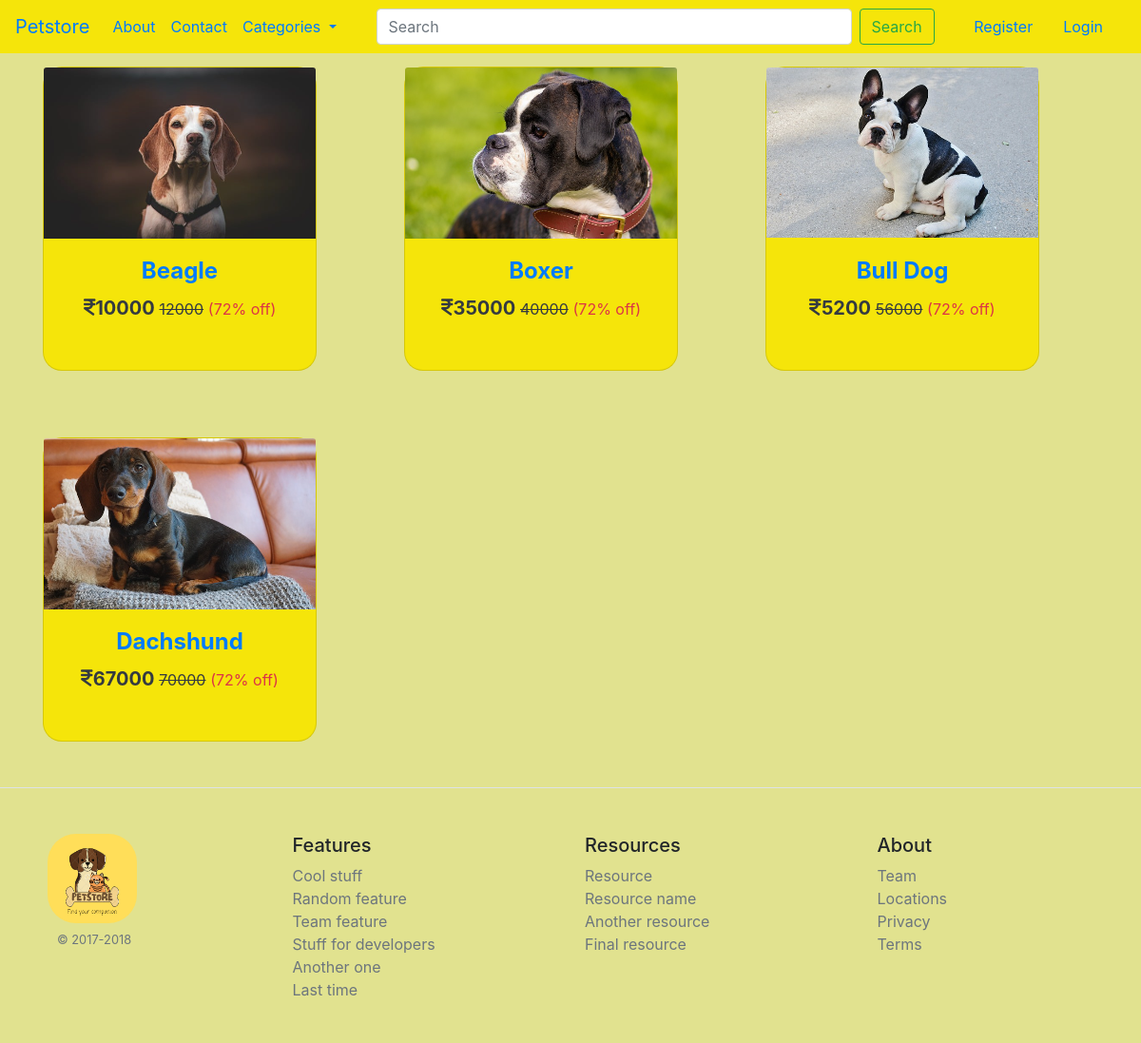
/dog_categories, run on the app's committed database.
### core/models.py (models this page shows, shortened)
class Pet(models.Model):
    CATEGORY_CHOICES = [
        ('DOG', 'Dog'),
        ('CAT', 'Cat'),
        ('BIRD', 'Bird'),
    ]
    name = models.CharField(max_length=100)
    category = models.CharField(max_length=20, choices=CATEGORY_CHOICES)
    small_description=models.CharField(max_length=300)
    description=models.TextField()
    original_price = models.IntegerField()
    discounted_price = models.IntegerField()
    pet_image =models.ImageField(upload_to='pet_images')  # As we are using image field we have to intall 'pillow'. And we have to Define MEDIA_URL in settings.py file so that all folder should save in media directory

### core/views.py (the view)
# urls.py: path('dog_categories',views.dog_categories,name='dogcategories'),
def dog_categories(request):
    dc = Pet.objects.filter(category='DOG')
    return render(request,'core/dog_categories.html',{'dc':dc})

### core/templates/core/dog_categories.html (shortened to what this page needs)
{% extends "core/base.html" %}
{% load static %}
{% block content %}
<div class="container ">
    <div class="row">
      {% for dc in dc %}
      <div class="col-sm-4 ">
        <a href="{% url "petdetails" dc.id %}" style="text-decoration: none; ">
          <div class="card dog_categories_card dog_card" style="width: 18rem; height:20rem">
            <img class="card-img-top " src="{{dc.pet_image.url}}" alt="Card image cap">
            <div class="card-body">
              <h5 class="card-title">{{dc.name}}</h5>
                   <div class="text-center">
                     <h5 class="font-weight-bold text-dark "><i class="fa-solid fa-indian-rupee-sign"></i>{{dc.discounted_price}} <small class="fw-light rupee">{{dc.original_price}}</small> <small class="text-danger">(72% off)</small></h5>
                    </div>
                </div>
              </div>
            </a>
          </div>
          {% endfor %}
    </div>
</div>
{% endblock content %}

### core/templates/core/base.html (shortened to what this page needs)
<!DOCTYPE html>
{% load static%}
<html lang="en">
    <head>
        <link rel="stylesheet" href="{% static "core/css/fontawesome.css" %}">
        <link rel="stylesheet" href="{% static "core/css/bootstrap.min.css" %}">
        <link rel="stylesheet" href="{% static "core/css/core.css" %}">
    </head>
    <body>
        {% include "core/navbar.html" %}
        {% block content %}{% endblock content %}
        {% include "core/footer.html" %}
    </body>
</html>

### core/templates/core/navbar.html (shortened to what this page needs)
    <nav class="navbar navbar-expand-lg fixed-top" style = "background-color: rgb(245, 229, 10);"  >
        <a class="navbar-brand" href="/">Petstore</a>
        <div class="collapse navbar-collapse" id="navbarSupportedContent">
          <ul class="navbar-nav mr-auto">
            <li class="nav-item active">
              <a class="nav-link" href="{% url "about" %}">About<span class="sr-only">(current)</span></a>
            </li>
            <li class="nav-item">
              <a class="nav-link" href="{% url "contact" %}">Contact</a>
            </li>
            <li class="nav-item dropdown">
              <a class="nav-link dropdown-toggle" href="/" role="button" data-toggle="dropdown" aria-expanded="false">
                Categories
              </a>
            </li>
          </ul>
          <form class="form-inline  my-lg-0 mr-auto">
            <input class="form-control custom-search-bar mr-2 " type="search" placeholder="Search" aria-label="Search" style="width:500px" >
            <button class="btn btn-outline-success my-2 my-sm-0" type="submit">Search</button>
          </form>
          <ul class="navbar-nav">
            {% if request.user.is_authenticated %}
            <li class="nav-item active">
              <a class="nav-link mr-4" href="{% url "profile" %}"><b>Welcome {{user.first_name}}</b></a>
            </li>
             <li class="nav-item">
                    <a class="nav-link mr-3" href="{% url "viewcart" %}">
                    <svg xmlns="http://www.w3.org/2000/svg" width="21" height="21" viewBox="0 0 24 24" fill="none" stroke="currentColor" stroke-width="2" stroke-linecap="round" stroke-linejoin="round" class="feather feather-shopping-cart"><circle cx="9" cy="21" r="1"></circle><circle cx="20" cy="21" r="1"></circle><path d="M1 1h4l2.68 13.39a2 2 0 0 0 2 1.61h9.72a2 2 0 0 0 2-1.61L23 6H6"></path></svg>
                    </a>
                </li>
            </li><li class="nav-item">
              <a class="nav-link mr-4" href="{% url "logout" %}">Logout</a>
            </li>
            {% else %}
            <li class="nav-item">
              <a class="nav-link mr-3" href="{% url "registration" %}">Register</a>
            </li>
            <li class="nav-item">
              <a class="nav-link mr-3" href="{% url "login" %}">Login</a>
            </li>
            {% endif %}
          </ul>
        </div>
      </nav>

### core/templates/core/footer.html
<footer class="pt-4 my-md-5 pt-md-5 border-top">
    <div class="row">
      <div class="col-12 col-md">
        <img class="mb-2" src="static/core/images/petstore_logo.png" alt="" width="94" height="94">
        <small class="d-block mb-3 text-muted">© 2017-2018</small>
      </div>
      <div class="col-6 col-md">
        <h5>Features</h5>
        <ul class="list-unstyled text-small">
          <li><a class="text-muted" href="#">Cool stuff</a></li>
          <li><a class="text-muted" href="#">Random feature</a></li>
          <li><a class="text-muted" href="#">Team feature</a></li>
          <li><a class="text-muted" href="#">Stuff for developers</a></li>
          <li><a class="text-muted" href="#">Another one</a></li>
          <li><a class="text-muted" href="#">Last time</a></li>
        </ul>
      </div>
      <div class="col-6 col-md">
        <h5>Resources</h5>
        <ul class="list-unstyled text-small">
          <li><a class="text-muted" href="#">Resource</a></li>
          <li><a class="text-muted" href="#">Resource name</a></li>
          <li><a class="text-muted" href="#">Another resource</a></li>
          <li><a class="text-muted" href="#">Final resource</a></li>
        </ul>
      </div>
      <div class="col-6 col-md">
        <h5>About</h5>
        <ul class="list-unstyled text-small">
          <li><a class="text-muted" href="#">Team</a></li>
          <li><a class="text-muted" href="#">Locations</a></li>
          <li><a class="text-muted" href="#">Privacy</a></li>
          <li><a class="text-muted" href="#">Terms</a></li>
        </ul>
      </div>
    </div>
</footer>

### core/static/core/css/core.css (style rules this page uses)
body { background-color: rgb(225, 226, 143); }
.card-img-top { width: 100%; height: 15vw; object-fit: cover; }
.custom-search-bar { width: 300px; }
.mb-2 { border-radius: 30px; margin-left: 50px; }
.mb-3 { margin-left: 60px; }
.dog_categories_card { margin-top: 70px; border-radius: 20px; }
.card-title { text-align: center; font-weight: bolder; font-size: 24px; }
.dog_card { background-color: rgb(245, 229, 10); }
.rupee { text-decoration: line-through; }

### data on the page
Pet: pet_image (picture), name "Beagle", discounted_price "10000", original_price "12000"
Pet: pet_image (picture), name "Boxer", discounted_price "35000", original_price "40000"
Pet: pet_image (picture), name "Bull Dog", discounted_price "5200", original_price "56000"
Pet: pet_image (picture), name "Dachshund", discounted_price "67000", original_price "70000"
